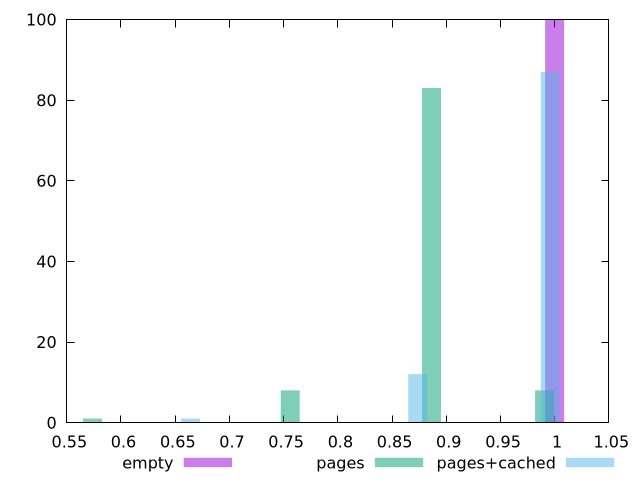

The gnuplot source for this figure:
$_empty <<EOF
0 100
EOF
$_pages <<EOF
312.85858227497755 8
156.42929113748878 83
0 8
594.4313063224573 1
EOF
$_pagesCached <<EOF
440.3515761638127 1
146.78385872127092 12
0 87
EOF
set key outside below
set terminal pngcairo
set output "report_00006_2020-11-02T20-21-41.718Z/unused-css-rules/unused-css-rules_empty_pages_pages+cached+hist.png"
set boxwidth 11.888626126449147
set style fill transparent solid 0.5 noborder
set yrange [0:100]
plot $_empty title "empty" with boxes ,$_pages title "pages" with boxes ,$_pagesCached title "pages+cached" with boxes ,
